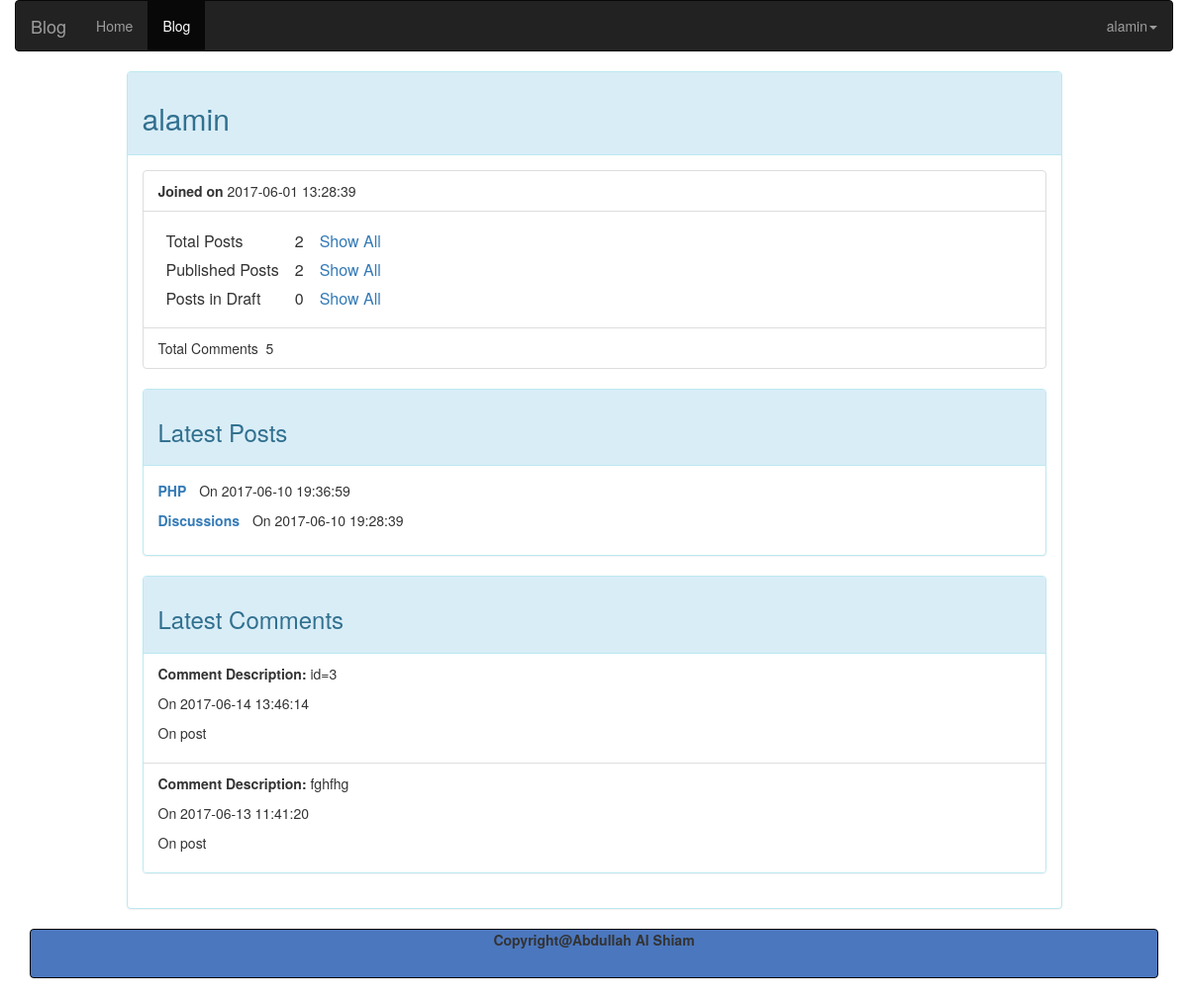
The app's page /?controller=pages&action=profile (signed in) with its own data.
### tables this page shows
CREATE TABLE `user` (
  `user_id` int(11) NOT NULL,
  `user_name` varchar(45) NOT NULL,
  `email` varchar(45) NOT NULL,
  `password` varchar(45) NOT NULL,
  `created_date` datetime NOT NULL
);

CREATE TABLE `posts` (
  `id` int(11) NOT NULL,
  `user_id` int(45) NOT NULL,
  `title` text NOT NULL,
  `content` text NOT NULL,
  `description` text NOT NULL,
  `active` int(50) NOT NULL,
  `created_date` datetime NOT NULL
);

CREATE TABLE `comments` (
  `id` int(50) NOT NULL,
  `post_id` int(30) NOT NULL,
  `user_id` int(30) NOT NULL,
  `body` text NOT NULL,
  `created_date` datetime NOT NULL
);

### controllers/pages_controller.php (called while the page is built, shortened)
<?php
  class PagesController {
      public function profile(){
      require_once('views/pages/profile.php');
    }
  }
?>

### index.php (called while the page is built, shortened)
<?php
  require_once('views/layout.php');
?>

### models/model.php (called while the page is built, shortened)
<?php
  class Model {
   public static function GetLatestPostByUserId($user_id) {
       $db = mysqli_connect("localhost", "root", "", "simple_blog");
       $result =mysqli_query($db,"SELECT * FROM posts WHERE user_id='$user_id' ORDER BY `id` DESC LIMIT 2");
     if (mysqli_num_rows($result) == 0) {
        $message="There is no posts available";
    }
    else {
    return $result;
      }
    }
      public static function GetLatestCommentByUserId($user_id) {
       $db = mysqli_connect("localhost", "root", "", "simple_blog");
       $result =mysqli_query($db,"SELECT * FROM comments WHERE user_id='$user_id' ORDER BY `id` DESC LIMIT 2");
     if (mysqli_num_rows($result) == 0) {
        $message="There is no posts available";
    }
    else {
    return $result;
      }
    }
    public static  function TotalPosts($user_id)
  {
    $db = mysqli_connect("localhost", "root", "", "simple_blog");
    $sql = "SELECT user_id FROM `posts` WHERE `user_id`='{$user_id}'";
    $result = mysqli_query($db, $sql);
    if(mysqli_num_rows($result) == true) {
      $row = mysqli_num_rows($result);
      return $row;
    } else {
      return 0;
    }
  }
    public static  function TotalPublishPosts($user_id)
  {
    $i=1;
    $db = mysqli_connect("localhost", "root", "", "simple_blog");
    $sql = "SELECT user_id FROM `posts` WHERE `user_id`='{$user_id}' AND `active`='{$i}'";
    $result = mysqli_query($db, $sql);
    if(mysqli_num_rows($result) == true) {
      $row = mysqli_num_rows($result);
      return $row;
    } else {
      return 0;
    }
  }
    public static  function TotalDraftPosts($user_id)
  {
    $i=0;
    $db = mysqli_connect("localhost", "root", "", "simple_blog");
    $sql = "SELECT user_id FROM `posts` WHERE `user_id`='{$user_id}' AND `active`='{$i}'";
    $result = mysqli_query($db, $sql);
    if(mysqli_num_rows($result) == true) {
      $row = mysqli_num_rows($result);
      return $row;
    } else {
      return 0;
    }
  }
     public static  function TotalComments($user_id)
  {
    $db = mysqli_connect("localhost", "root", "", "simple_blog");
    $sql = "SELECT user_id FROM `comments` WHERE `user_id`='{$user_id}'";
    $result = mysqli_query($db, $sql);
    if(mysqli_num_rows($result) == true) {
      $row = mysqli_num_rows($result);
      return $row;
    } else {
      return 0;
    }
  }
  public static  function getUserIdByUserName($user_name)
  {
    $db = mysqli_connect("localhost", "root", "", "simple_blog");
    $sql = "SELECT user_id FROM `user` WHERE `user_name`='{$user_name}'";
    $result = mysqli_query($db, $sql);
    if(mysqli_num_rows($result) == 1) {
      $row = mysqli_fetch_row($result);
      return $row[0];
    } else {
      mysqli_close($db);
      return 0;
    }
  }
  public static  function GetUserjoindate($user_name)
  {
    $db = mysqli_connect("localhost", "root", "", "simple_blog");
    $sql = "SELECT created_date FROM `user` WHERE `user_name`='{$user_name}'";
    $result = mysqli_query($db, $sql);
    if(mysqli_num_rows($result) == 1) {
      $row = mysqli_fetch_row($result);
      return $row[0];
    } else {
      mysqli_close($db);
      return 0;
    }
  }
  }
?>

### views/pages/profile.php (the view, shortened to what this page needs)
<?php
if (isset($_SESSION['user_name'])) {
  $user_name=$_SESSION['user_name'];
}
$user_id=Model::getUserIdByUserName($user_name);
$totalpost=Model::TotalPosts($user_id);
$TotalPublishPost=Model::TotalPublishPosts($user_id);
$PosInDraft=Model::TotalDraftPosts($user_id);
$TotalComments=Model::TotalComments($user_id);
$getyserjoineddate=Model::GetUserjoindate($user_name);
 ?>
<div class="container">
<?php include 'header.php'; ?>
<div class="row">
<div class="col-md-10 col-md-offset-1">
<div class="panel panel-info">
            <div class="panel-heading">
              <h2><?php echo $user_name; ?>
            </h2>
             </div>
            <div class="panel-body">
              <div>
  <ul class="list-group">
    <li class="list-group-item">
      <strong>Joined on </strong> <td><?php echo $getyserjoineddate; ?></td>
    </li>
    <li class="list-group-item panel-body">
      <table class="table-padding">
        <tbody><tr>
          <td>Total Posts</td>
          <td><?php echo $totalpost; ?></td>
                    <td><a href="?controller=posts&action=my_post">Show All</a></td>
                  </tr>
        <tr>
          <td>Published Posts</td>
           <td><?php echo $TotalPublishPost; ?></td>
                    <td><a href="?controller=posts&action=index">Show All</a></td>
                  </tr>
        <tr>
          <td>Posts in Draft </td>
           <td><?php echo $PosInDraft; ?></td>
                    <td><a href="http://localhost/blog-master/public/my-drafts">Show All</a></td>
                  </tr>
      </tbody></table>
    </li>
    <li class="list-group-item">
      <td>Total Comments&nbsp</td>
      <td> <?php echo $TotalComments; ?></td>
    </li>
  </ul>
</div>
<div class="panel panel-info">
  <div class="panel-heading"><h3>Latest Posts</h3></div>
  <div class="panel-body">
      <?php $LatesPosts=Model::GetLatestPostByUserId($user_id);
        while($row=mysqli_fetch_array($LatesPosts)){
      ?>
              <p>
        <strong><a href="?controller=posts&action=show&id=<?php echo $row['id']; ?>"><?php echo $row['title']; ?></a></strong>
        <span class="well-sm">On <?php echo $row['created_date']; ?></span>
      </p>
      <?php } ?>
          </div>
</div>
<div class="panel panel-info">
  <div class="panel-heading"><h3>Latest Comments</h3></div>
  <div class="list-group">
    <?php
    $LatestComments=Model::GetLatestCommentByUserId($user_id);
       if ($LatestComments) {
        while($comment=mysqli_fetch_array($LatestComments)){
          $postId=$comment['post_id'];
          $postname=Model::GetPostByPostId($postId);
      ?>
        <div class="list-group-item">
        <p><strong>Comment Description: </strong><?php echo $comment['body']; ?></p>
        <p>On <?php echo $comment['created_date']; ?></p>
        <p>On post <a href="?controller=posts&action=show&id=<?php echo $postId; ?>"><?php echo $postname[0] ; ?></a></p>
      </div>
  <?php } } else{?>
<?php echo "<h4>You have no Comments.</h4>"; }?>
   </div>
</div>
            </div>
          </div>
</div>
</div>
 <footer>
  <nav class="navbar navbar-default navbar-inverse" style="background-color: #4B77BE;"  role="navigation">
      <p class="text-center"><b>Copyright@Abdullah Al Shiam</b></p>
    </nav>
    </footer>
</div>

### views/pages/profile.php (style rules this page uses)
.table-padding td { padding: 3px 8px; }

### records on screen
user: created_date "2017-06-01 13:28:39"
posts: title "PHP", created_date "2017-06-10 19:36:59"
posts: title "Discussions", created_date "2017-06-10 19:28:39"
comments: body "id=3", created_date "2017-06-14 13:46:14"
comments: body "fghfhg", created_date "2017-06-13 11:41:20"

### other values on screen
$user_name "alamin"
$totalpost "2"
$TotalPublishPost "2"
$PosInDraft "0"
$TotalComments "5"
